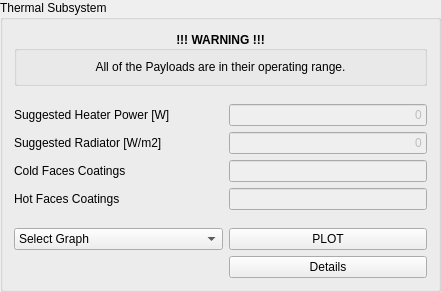
        <widget class="QGroupBox" name="groupBox_13">
         <property name="sizePolicy">
          <sizepolicy hsizetype="MinimumExpanding" vsizetype="Preferred">
           <horstretch>0</horstretch>
           <verstretch>0</verstretch>
          </sizepolicy>
         </property>
         <property name="maximumSize">
          <size>
           <width>370</width>
           <height>299</height>
          </size>
         </property>
         <property name="title">
          <string>Thermal Subsystem</string>
         </property>
         <layout class="QGridLayout" name="gridLayout_7">
          <item row="0" column="0" colspan="4">
           <widget class="QGroupBox" name="groupBox_14">
            <property name="font">
             <font>
              <weight>75</weight>
              <bold>true</bold>
             </font>
            </property>
            <property name="title">
             <string>!!! WARNING !!!</string>
            </property>
            <property name="alignment">
             <set>Qt::AlignCenter</set>
            </property>
            <layout class="QGridLayout" name="gridLayout_31">
             <item row="0" column="0">
              <widget class="QLabel" name="PayloadTemperatureWarningLabel_2">
               <property name="font">
                <font>
                 <weight>50</weight>
                 <bold>false</bold>
                </font>
               </property>
               <property name="text">
                <string>All of the Payloads are in their operating range.</string>
               </property>
               <property name="textFormat">
                <enum>Qt::PlainText</enum>
               </property>
               <property name="alignment">
                <set>Qt::AlignCenter</set>
               </property>
              </widget>
             </item>
            </layout>
           </widget>
          </item>
          <item row="1" column="0">
           <spacer name="verticalSpacer_5">
            <property name="orientation">
             <enum>Qt::Vertical</enum>
            </property>
            <property name="sizeHint" stdset="0">
             <size>
              <width>58</width>
              <height>12</height>
             </size>
            </property>
           </spacer>
          </item>
          <item row="2" column="0" colspan="3">
           <widget class="QLabel" name="label_104">
            <property name="sizePolicy">
             <sizepolicy hsizetype="Fixed" vsizetype="Fixed">
              <horstretch>0</horstretch>
              <verstretch>0</verstretch>
             </sizepolicy>
            </property>
            <property name="text">
             <string>Suggested Heater Power [W]</string>
            </property>
            <property name="indent">
             <number>0</number>
            </property>
           </widget>
          </item>
          <item row="3" column="0" colspan="3">
           <widget class="QLabel" name="label_105">
            <property name="sizePolicy">
             <sizepolicy hsizetype="Fixed" vsizetype="Fixed">
              <horstretch>0</horstretch>
              <verstretch>0</verstretch>
             </sizepolicy>
            </property>
            <property name="text">
             <string>Suggested Radiator [W/m2]</string>
            </property>
            <property name="indent">
             <number>0</number>
            </property>
           </widget>
          </item>
          <item row="3" column="3">
           <widget class="QLineEdit" name="RadiatorLineEdit">
            <property name="enabled">
             <bool>false</bool>
            </property>
            <property name="text">
             <string>0</string>
            </property>
            <property name="alignment">
             <set>Qt::AlignRight|Qt::AlignTrailing|Qt::AlignVCenter</set>
            </property>
           </widget>
          </item>
          <item row="4" column="0" colspan="2">
           <widget class="QLabel" name="label_106">
            <property name="sizePolicy">
             <sizepolicy hsizetype="Fixed" vsizetype="Fixed">
              <horstretch>0</horstretch>
              <verstretch>0</verstretch>
             </sizepolicy>
            </property>
            <property name="text">
             <string>Cold Faces Coatings</string>
            </property>
            <property name="indent">
             <number>0</number>
            </property>
           </widget>
          </item>
          <item row="4" column="3">
           <widget class="QLineEdit" name="ColdFaceCoatingLineEdit">
            <property name="enabled">
             <bool>false</bool>
            </property>
            <property name="text">
             <string/>
            </property>
            <property name="alignment">
             <set>Qt::AlignRight|Qt::AlignTrailing|Qt::AlignVCenter</set>
            </property>
           </widget>
          </item>
          <item row="5" column="0" colspan="2">
           <widget class="QLabel" name="label_107">
            <property name="sizePolicy">
             <sizepolicy hsizetype="Fixed" vsizetype="Fixed">
              <horstretch>0</horstretch>
              <verstretch>0</verstretch>
             </sizepolicy>
            </property>
            <property name="text">
             <string>Hot Faces Coatings</string>
            </property>
            <property name="indent">
             <number>0</number>
            </property>
           </widget>
          </item>
          <item row="5" column="3">
           <widget class="QLineEdit" name="HotFaceCoatingLineEdit">
            <property name="enabled">
             <bool>false</bool>
            </property>
            <property name="text">
             <string/>
            </property>
            <property name="alignment">
             <set>Qt::AlignRight|Qt::AlignTrailing|Qt::AlignVCenter</set>
            </property>
           </widget>
          </item>
          <item row="6" column="0" colspan="3">
           <spacer name="verticalSpacer_22">
            <property name="orientation">
             <enum>Qt::Vertical</enum>
            </property>
            <property name="sizeHint" stdset="0">
             <size>
              <width>190</width>
              <height>12</height>
             </size>
            </property>
           </spacer>
          </item>
          <item row="7" column="0" colspan="3">
           <widget class="QComboBox" name="ThermalSubsystemGraphComboBox_2">
            <item>
             <property name="text">
              <string>Select Graph</string>
             </property>
            </item>
            <item>
             <property name="text">
              <string>S/C Average Temperature - Time</string>
             </property>
            </item>
           </widget>
          </item>
          <item row="7" column="3">
           <widget class="QPushButton" name="ThermalGraphPushButton_2">
            <property name="text">
             <string>PLOT</string>
            </property>
           </widget>
          </item>
          <item row="8" column="3">
           <widget class="QPushButton" name="ThermalDetailsButton">
            <property name="text">
             <string>Details</string>
            </property>
           </widget>
          </item>
          <item row="2" column="3">
           <widget class="QLineEdit" name="HeaterPowerLineEdit">
            <property name="enabled">
             <bool>false</bool>
            </property>
            <property name="text">
             <string>0</string>
            </property>
            <property name="alignment">
             <set>Qt::AlignRight|Qt::AlignTrailing|Qt::AlignVCenter</set>
            </property>
           </widget>
          </item>
         </layout>
        </widget>
